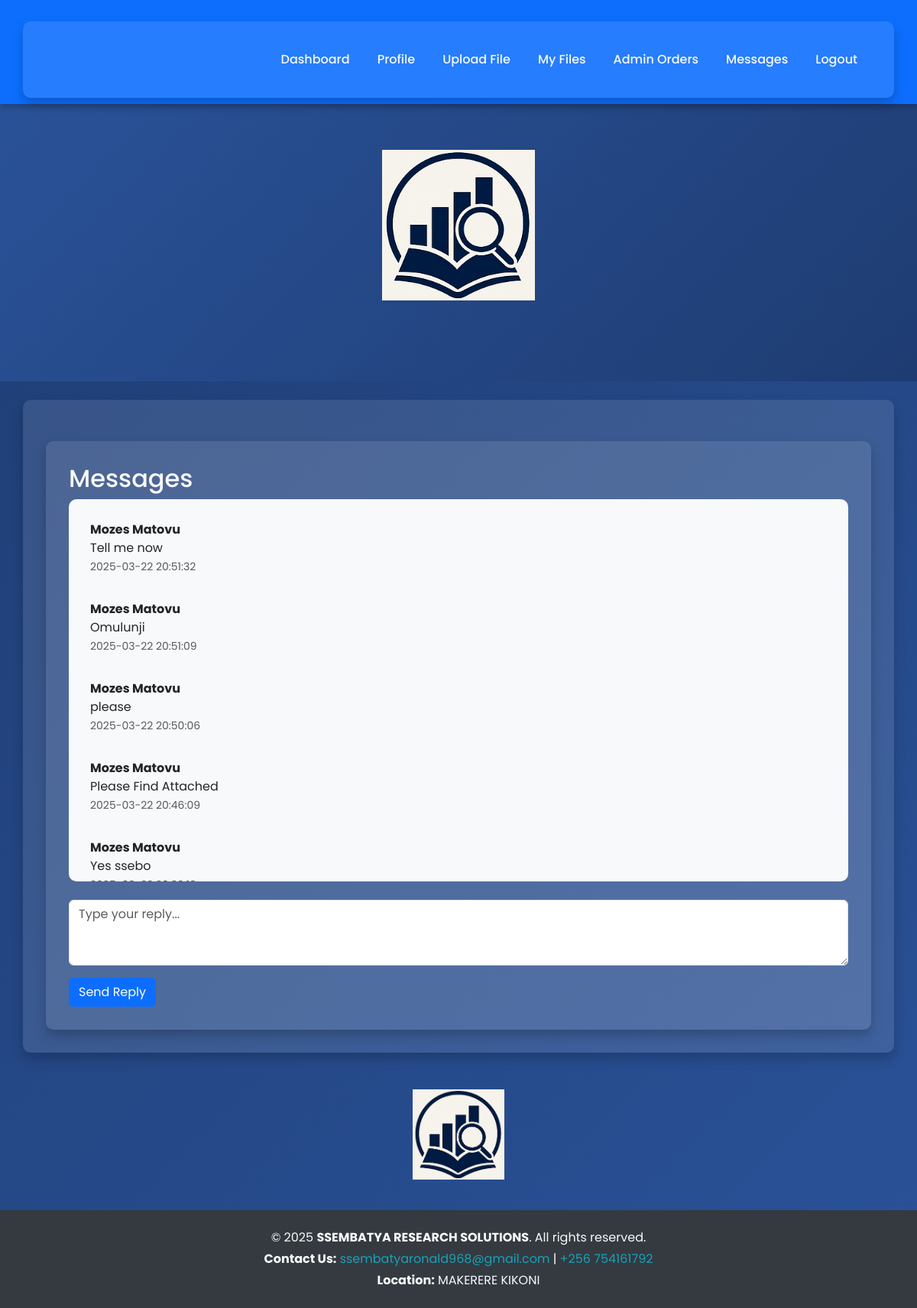
The page /admin/inbox (signed in) on the database as committed earlier.
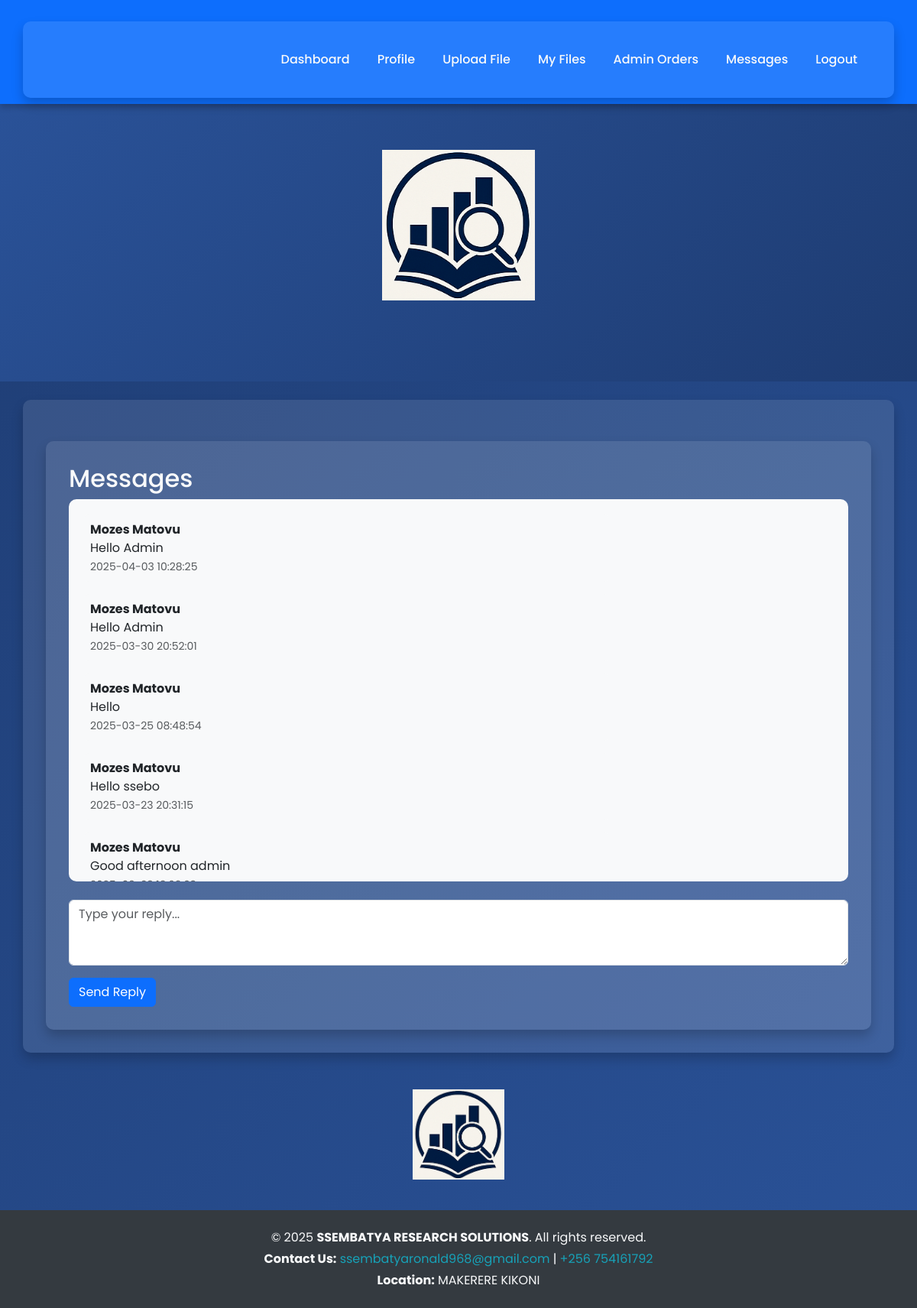
The same page on the database as committed later.
### tables this page shows
CREATE TABLE messages (
    id INTEGER PRIMARY KEY AUTOINCREMENT,
    sender_id INTEGER,
    recipient_id INTEGER,
    subject TEXT,
    message TEXT,
    timestamp TEXT,
    status TEXT DEFAULT 'unread'
);

CREATE TABLE "users" (
 id INTEGER PRIMARY KEY AUTOINCREMENT,
username TEXT UNIQUE,
password TEXT,
email TEXT,
phone_number TEXT,
is_admin INTEGER DEFAULT 0
);

### app.py (the view)
@app.route('/admin/inbox')
@login_required
def admin_inbox():
    if not current_user.is_admin:
        flash("Access denied.", "danger")
        return redirect(url_for('index'))
    conn = sqlite3.connect('database.db')
    cursor = conn.cursor()
    cursor.execute("""
        SELECT messages.id, users.username, messages.message, messages.timestamp
        FROM messages
        JOIN users ON messages.sender_id = users.id
        WHERE messages.recipient_id = ?
        ORDER BY messages.timestamp DESC
    """, (current_user.id,))
    inbox = cursor.fetchall()
    conn.close()
    return render_template('admin_inbox.html', inbox=inbox)

### app.py (called while the page is built, shortened)
@login_manager.user_loader
def load_user(user_id):
    conn = sqlite3.connect('database.db')
    cursor = conn.cursor()
    cursor.execute("SELECT id, username, is_admin FROM users WHERE id = ?", (user_id,))
    user = cursor.fetchone()
    conn.close()
    if user:
        return User(id=user[0], username=user[1], is_admin=user[2])
    return None

@app.context_processor
def inject_unread_message_count():
    return dict(unread_count=0)

### templates/admin_inbox.html (shortened to what this page needs)
{% extends "base.html" %}
{% block content %}
<div class="container mt-4">
    <h2>Messages</h2>
    <div class="chat-box" style="max-height: 500px; overflow-y: auto; background-color: #f8f9fa; padding: 20px; border-radius: 10px;">
        {% if inbox %}
            {% for msg in inbox %}
                <div class="mb-3 p-2 rounded {% if msg[0] == current_user.id %}bg-primary text-white text-end{% else %}bg-light text-dark text-start{% endif %}" style="max-width: 70%; {% if msg[0] == current_user.id %}margin-left: auto;{% else %}margin-right: auto;{% endif %}">
                    <div><strong>{% if msg[0] == current_user.id %}You{% else %}{{ msg[1] }}{% endif %}</strong></div>
                    <div>{{ msg[2] }}</div>
                    <div><small class="text-muted">{{ msg[3] }}</small></div>
                </div>
            {% endfor %}
        {% else %}
            <p>No messages exchanged yet.</p>
        {% endif %}
    </div>
    <form method="POST" class="mt-4">
        <div class="mb-3">
            <textarea name="message" class="form-control" rows="3" placeholder="Type your reply..." required></textarea>
        </div>
        <button type="submit" class="btn btn-primary">Send Reply</button>
    </form>
</div>
{% endblock %}

Rows that differ between the two databases and show on the page:
no longer on this page (row unchanged): messages: username "Mozes Matovu", message "Tell me now", timestamp "2025-03-22 20:51:32"
no longer on this page (row unchanged): messages: username "Mozes Matovu", message "Omulunji", timestamp "2025-03-22 20:51:09"
no longer on this page (row unchanged): messages: username "Mozes Matovu", message "please", timestamp "2025-03-22 20:50:06"
no longer on this page (row unchanged): messages: username "Mozes Matovu", message "Please Find Attached", timestamp "2025-03-22 20:46:09"
no longer on this page (row unchanged): messages: username "Mozes Matovu", message "Yes ssebo"
added messages: username "Mozes Matovu", message "Hello Admin", timestamp "2025-04-03 10:28:25"
added messages: username "Mozes Matovu", message "Hello Admin", timestamp "2025-03-30 20:52:01"
added messages: username "Mozes Matovu", message "Hello", timestamp "2025-03-25 08:48:54"
added messages: username "Mozes Matovu", message "Hello ssebo", timestamp "2025-03-23 20:31:15"
added messages: username "Mozes Matovu", message "Good afternoon admin"
